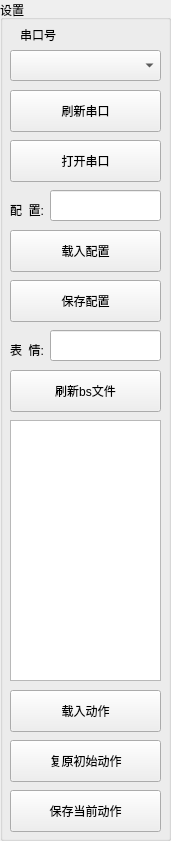
  <widget class="QGroupBox" name="groupBox">
   <property name="geometry">
    <rect>
     <x>1160</x>
     <y>0</y>
     <width>171</width>
     <height>841</height>
    </rect>
   </property>
   <property name="title">
    <string>设置</string>
   </property>
   <widget class="QLabel" name="label_41">
    <property name="geometry">
     <rect>
      <x>10</x>
      <y>200</y>
      <width>41</width>
      <height>20</height>
     </rect>
    </property>
    <property name="text">
     <string>配  置:</string>
    </property>
   </widget>
   <widget class="QLabel" name="label_serial_port_2">
    <property name="geometry">
     <rect>
      <x>20</x>
      <y>20</y>
      <width>131</width>
      <height>31</height>
     </rect>
    </property>
    <property name="font">
     <font>
      <family>Microsoft Himalaya</family>
     </font>
    </property>
    <property name="text">
     <string>串口号</string>
    </property>
    <property name="textInteractionFlags">
     <set>Qt::TextInteractionFlag::LinksAccessibleByMouse|Qt::TextInteractionFlag::TextSelectableByMouse</set>
    </property>
   </widget>
   <widget class="QPushButton" name="pushButton_refresh_serial">
    <property name="geometry">
     <rect>
      <x>10</x>
      <y>90</y>
      <width>151</width>
      <height>42</height>
     </rect>
    </property>
    <property name="text">
     <string>刷新串口</string>
    </property>
   </widget>
   <widget class="QComboBox" name="comboBox_serial_port">
    <property name="geometry">
     <rect>
      <x>10</x>
      <y>50</y>
      <width>151</width>
      <height>31</height>
     </rect>
    </property>
   </widget>
   <widget class="QPushButton" name="pushButton_save">
    <property name="geometry">
     <rect>
      <x>10</x>
      <y>280</y>
      <width>151</width>
      <height>42</height>
     </rect>
    </property>
    <property name="text">
     <string>保存配置</string>
    </property>
   </widget>
   <widget class="QLineEdit" name="lineEdit_config">
    <property name="geometry">
     <rect>
      <x>50</x>
      <y>190</y>
      <width>111</width>
      <height>31</height>
     </rect>
    </property>
   </widget>
   <widget class="QListWidget" name="listWidget_file">
    <property name="geometry">
     <rect>
      <x>10</x>
      <y>420</y>
      <width>151</width>
      <height>261</height>
     </rect>
    </property>
   </widget>
   <widget class="QPushButton" name="pushButton_refresh">
    <property name="geometry">
     <rect>
      <x>10</x>
      <y>370</y>
      <width>151</width>
      <height>42</height>
     </rect>
    </property>
    <property name="text">
     <string>刷新bs文件</string>
    </property>
   </widget>
   <widget class="QPushButton" name="pushButton_load_state">
    <property name="geometry">
     <rect>
      <x>10</x>
      <y>690</y>
      <width>151</width>
      <height>42</height>
     </rect>
    </property>
    <property name="text">
     <string>载入动作</string>
    </property>
   </widget>
   <widget class="QPushButton" name="pushButton_reset_state">
    <property name="geometry">
     <rect>
      <x>10</x>
      <y>740</y>
      <width>151</width>
      <height>42</height>
     </rect>
    </property>
    <property name="text">
     <string>复原初始动作</string>
    </property>
   </widget>
   <widget class="QPushButton" name="pushButton_save_state">
    <property name="geometry">
     <rect>
      <x>10</x>
      <y>790</y>
      <width>151</width>
      <height>42</height>
     </rect>
    </property>
    <property name="text">
     <string>保存当前动作</string>
    </property>
   </widget>
   <widget class="QPushButton" name="pushButton_load">
    <property name="geometry">
     <rect>
      <x>10</x>
      <y>230</y>
      <width>151</width>
      <height>42</height>
     </rect>
    </property>
    <property name="text">
     <string>载入配置</string>
    </property>
   </widget>
   <widget class="QPushButton" name="pushButton_openORclose_serial">
    <property name="geometry">
     <rect>
      <x>10</x>
      <y>140</y>
      <width>151</width>
      <height>42</height>
     </rect>
    </property>
    <property name="text">
     <string>打开串口</string>
    </property>
   </widget>
   <widget class="QLabel" name="label_47">
    <property name="geometry">
     <rect>
      <x>10</x>
      <y>340</y>
      <width>41</width>
      <height>20</height>
     </rect>
    </property>
    <property name="text">
     <string>表  情:</string>
    </property>
   </widget>
   <widget class="QLineEdit" name="lineEdit_bs">
    <property name="geometry">
     <rect>
      <x>50</x>
      <y>330</y>
      <width>111</width>
      <height>31</height>
     </rect>
    </property>
    <property name="text">
     <string/>
    </property>
   </widget>
  </widget>
